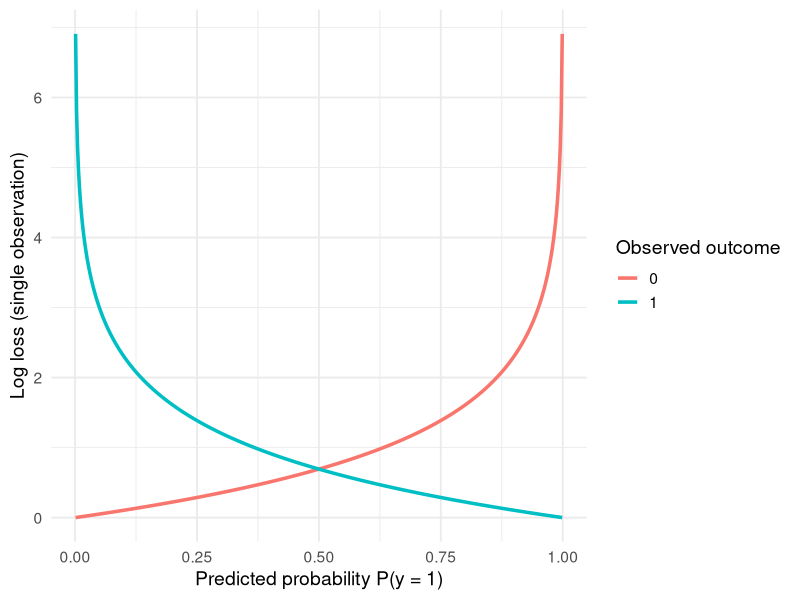
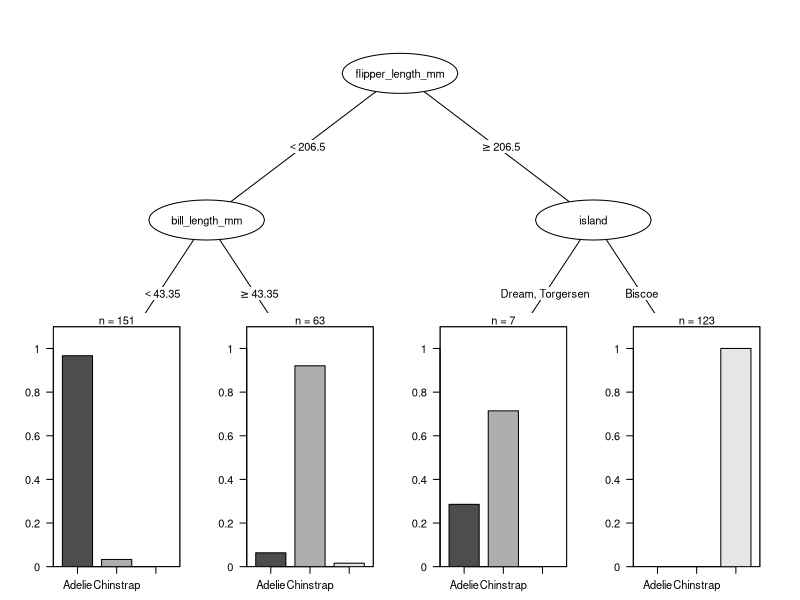
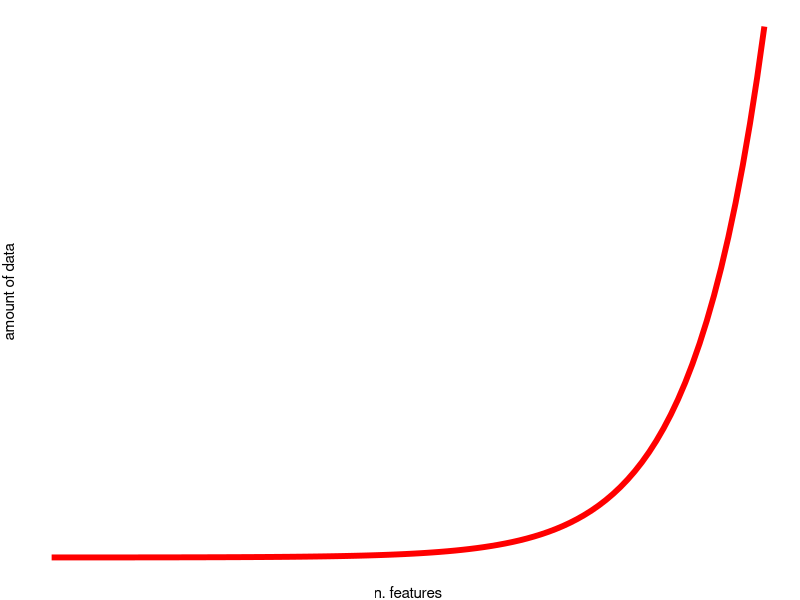
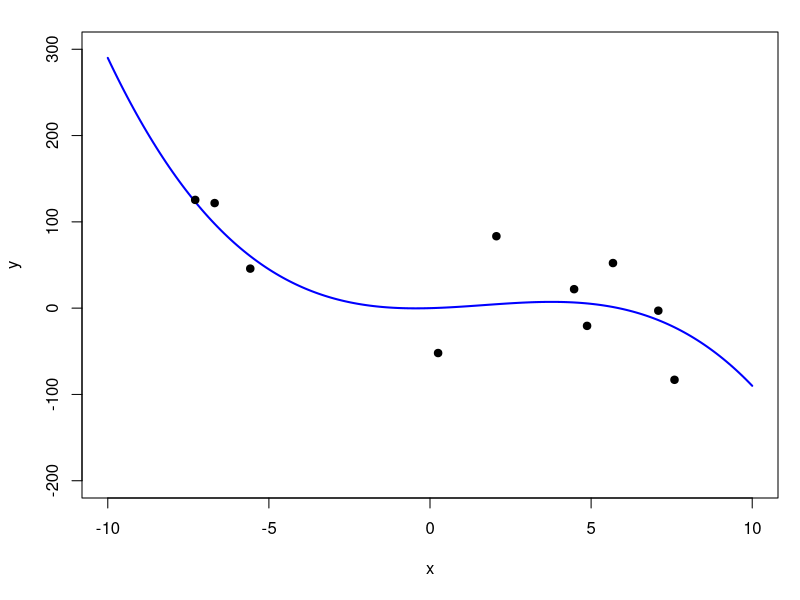
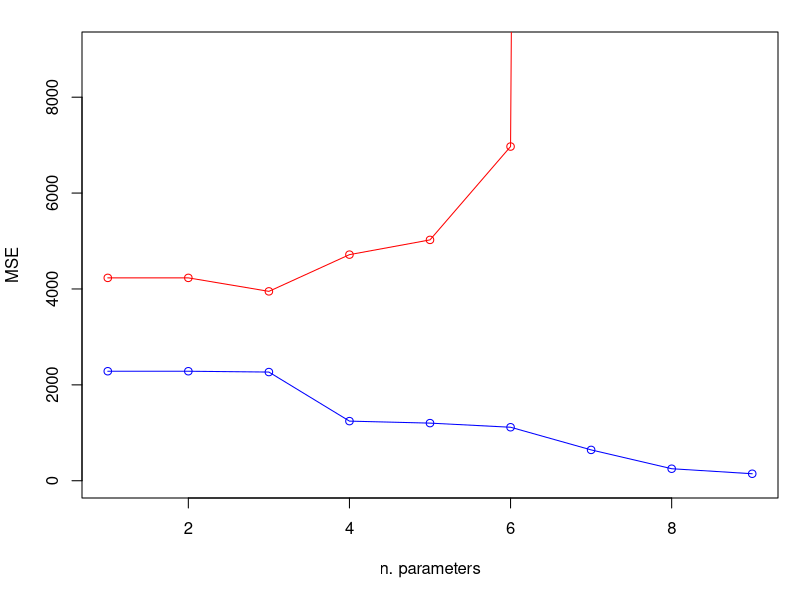
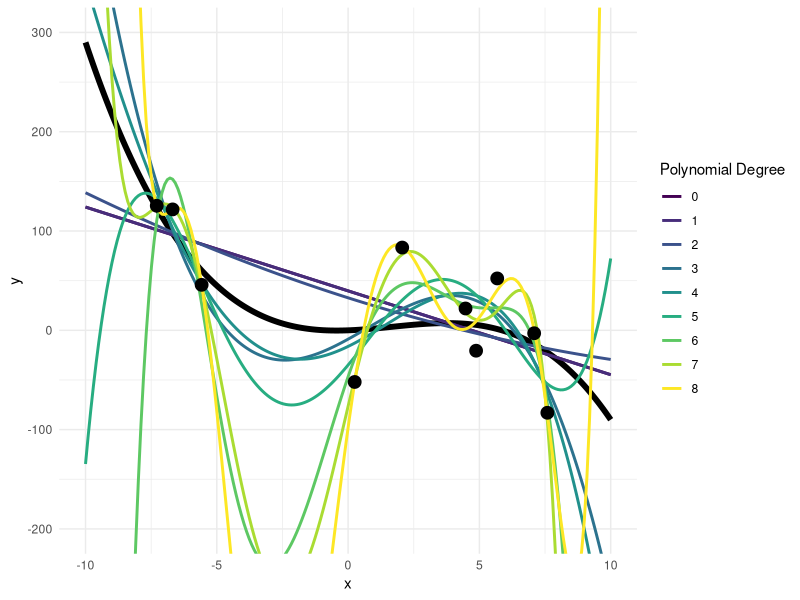

The R source for these figures, in order:
## ---- chunk 1
library(tidyverse)
## ---- chunk 2
#| fig-height: 4
#| fig-width: 7  # Half the slider width when default slide width is 4
#| fig-align: center
#| echo: FALSE

# Predicted probabilities
p1 <- seq(0.001, 0.999, length.out = 500)

# Log-loss for a single observation
log_loss <- function(y, p) {
  - (y * log(p) + (1 - y) * log(1 - p))
}

# Build dataset
df <- tibble(
  p = rep(p1, 2),
  y = factor(rep(c(1, 0), each = length(p1))),
  loss = c(
    log_loss(1, p1),
    log_loss(0, p1)
  )
)

# Plot
ggplot(df, aes(x = p, y = loss, colour = y)) +
  geom_line(linewidth = 1.2) +
  labs(
    x = "Predicted probability P(y = 1)",
    y = "Log loss (single observation)",
    colour = "Observed outcome"
  ) +
  theme_minimal(base_size = 14)

## ---- chunk 3
#| fig-height: 4
#| fig-width: 10  # Half the slider width when default slide width is 4
#| fig-align: center

# intro to ML notes
library(rpart)
library(palmerpenguins)
library(partykit)

# tree example

p_m <- rpart(species~ ., data = penguins)

# # Prettier plot
# rpart.plot(
#   p_m, 
#   type = 2,         # Split labels are drawn at the decision nodes
#   #extra = 104,      # Show predicted class and probability percentages
#   box.palette = "RdYlGn",  # Color nodes by prediction (red → yellow → green)
#   fallen.leaves = TRUE,    # Arrange terminal nodes at the same level
#   tweak = 1,     # Slightly increase text size for readability
#   shadow.col = "gray",  # Add shadows to the boxes
#   branch = 0.6    # Make branches less steep
# )

p_m2 <- as.party(p_m)
plot(p_m2, digits = 0, id = FALSE, terminal_panel = node_barplot(p_m2, id = FALSE, rot=0),
     inner_panel = node_inner(p_m2, id = FALSE, pval = FALSE),
     gp=gpar(fontsize=8,
             height = 21))
     

## ---- chunk 4
#| fig-height: 3
#| fig-width: 3  # Half the slider width when default slide width is 4
#| fig-align: center
#| echo: FALSE

library(tidyverse)

x <- seq(10, 20, length.out=100)
y <- exp(x)

data.frame(x,y) %>%
  ggplot(aes(x=x, y=y))+
  geom_line(lwd=2,col="red")+theme_void()+
  theme(axis.title.x = element_text(),
        axis.title.y = element_text(angle=90))+
  labs(x="n. features",y="amount of data")

## ---- chunk 5
#| fig-height: 4
#| fig-width: 4  # Half the slider width when default slide width is 4
#| fig-align: center
#| echo: FALSE

set.seed(23)

par(mar=c(5,4,1.5,1)+0.1)

# assume a "true" underlying function
x <- seq(-10, 10, length.out = 200)
y <- x + x^2 -0.2*x^3
plot(x,y, type="l", col="blue", lwd=2, ylim=c(-200, 300))

# simulate some noisy observations
x_obs <- x[sample(1:200, 10)]
y_obs <- x_obs + x_obs^2  -0.2*x_obs^3+ rnorm(10, mean=0, sd=50)
points(x_obs, y_obs, pch=19)

# observed data
d <- data.frame(y=y_obs,
                x=x_obs)
## ---- chunk 6
#| echo: TRUE

m <- list() # an empty list

# intercept-only model in the 1st slot
m[[1]] <- lm(y~1, d)

# fit models of increasing complexity
for (p in 0:8) {
  formula <- as.formula(paste("y ~", paste0("I(x^", 1:p, ")", collapse="+")))
  m[[p + 1]] <- lm(formula, data = d)
}
## ---- chunk 7
#| echo: TRUE
#| 
# error on training set
training_error <- rep(NA, length(m))

for(i in 1:length(m)){
  
  # extract predicted values
  pred_y <- predict(m[[i]]) 
  
  # mean squared error
  training_error[i] <- mean((d$y -  pred_y)^2)
}

## ---- chunk 8
#| echo: TRUE
# generate unseen data
x_new <- runif(100, min=-10, max=10)
y_new <- x_new + x_new^2  -0.2*x_new^3 + rnorm(100, mean=0, sd=50)
d_new <- data.frame(x = x_new, y=y_new)

test_error <- rep(NA, length(m))
for(i in 1:length(m)){
  pred_y <- predict(m[[i]], newdata=d_new)
  test_error[i] <-  mean((d_new$y -  pred_y)^2)
}

## ---- chunk 9
#| fig-height: 4
#| fig-width: 6  # Half the slider width when default slide width is 4
#| fig-align: center
#| echo: TRUE

plot(1:length(m), training_error,
     xlab="n. parameters", ylab="MSE",
     ylim=c(0,9000), type="o", col="blue")

lines(1:length(m), test_error, type="o", col="red")

## ---- chunk 10
#| fig-height: 4
#| fig-width: 6  # Half the slider width when default slide width is 4
#| fig-align: center
#| echo: false

library(viridis)

# Generate predictions for plotting
preds <- data.frame(x = rep(x, 9), Degree = rep(0:8, each = length(x)))
preds$y_hat <- unlist(lapply(m, function(mod) predict(mod, newdata = data.frame(x = x))))

# Define a perceptually uniform color palette
palette_colors <- viridis(9)

# Create the ggplot
ggplot() +
  # True function
  geom_line(aes(x, y), color = "black", lwd = 2) +
  # Fitted models
  geom_line(data = preds, aes(x = x, y = y_hat, color = factor(Degree)), lwd = 1) +
  # Noisy observations
  geom_point(aes(x_obs, y_obs), color = "black", size = 4) +
  # Aesthetic adjustments
  scale_color_manual(values = palette_colors, name = "Polynomial Degree") +
  labs(x = "x", y = "y") +
  theme_minimal()+
  coord_cartesian(ylim=c(-200,300))
